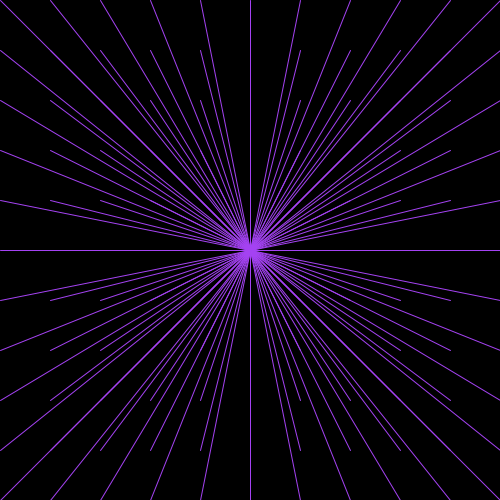
Frame 1 (no input)
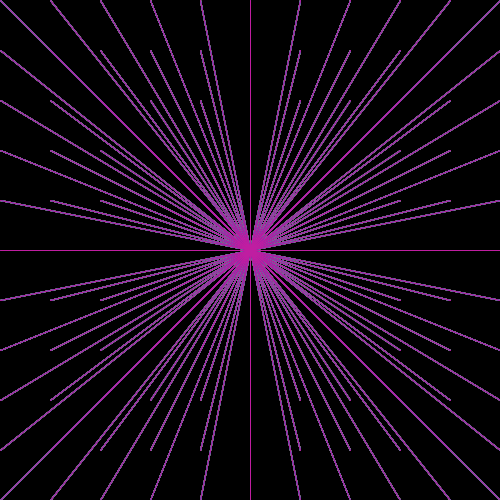
Frame 60 (the mouse pressed at the canvas centre just before this capture)
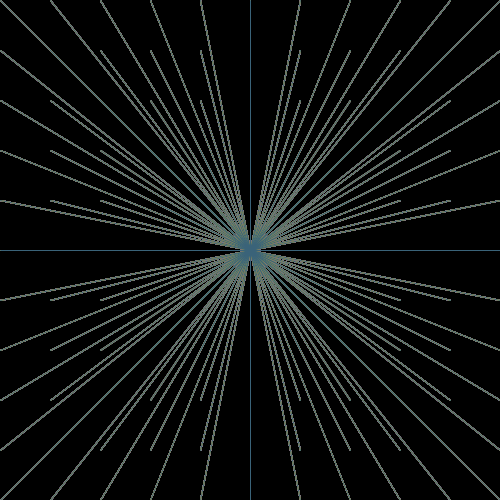
Frame 120 (the mouse held since frame 60 and released just before this capture)

The Processing sketch that drew these frames (run headless with seeded random() and noise(); from frame 60 on, the mouse is pressed at the canvas centre):

// Processing sketch: Aug8_HW2
// ── Aug8_HW2.pde
void setup(){
  size(500, 500);
  background(0);
}

void draw(){
  stroke(random(255), random(255), random(255));
    
    for(int y = 0; y <= height; y += 50){
    for(int x = 0; x <= width; x += 50){
      line(x, y, 250, 250);
    }
  }
}
